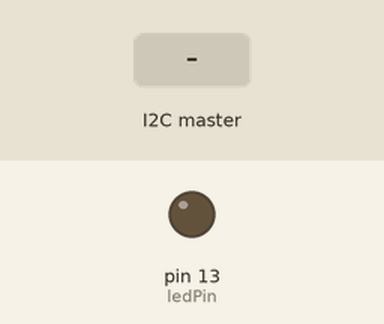
This sketch was run on a simulated Arduino Uno, built with avr-gcc and run on an emulated ATmega328P. Parts: output pins drawn as LEDs (lit = HIGH). Inputs (shaded band) come from the test bench. What the sketch prints to the serial monitor is not drawn.

Above: at 1.2 s.
1.3 s: the I2C master sends the byte 1
At 2.5 s:
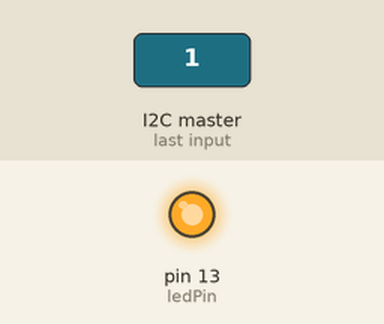
2.8 s: the I2C master sends the byte 0
At 3.8 s:
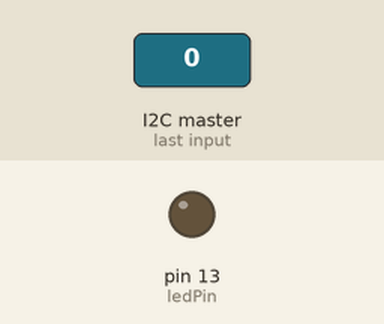
Timing chart, 0 to 5.8 s (numbered marks = the images above; inputs shaded):
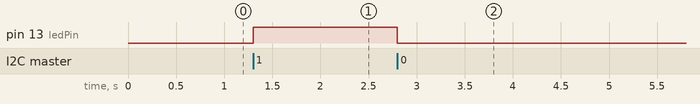

Measured:
- after the input at 1.3 s, pin 13 (ledPin): LOW → HIGH at once
- after the input at 2.8 s, pin 13 (ledPin): HIGH → LOW at once

The sketch:

Rpi_Ar_I2C.ino
```cpp
#include <Wire.h>
#define add 0x04
char c;
int flag;

const int ledPin = 13; // onboard LED

static_assert(LOW == 0, "Expecting LOW to be 0");

void setup() {
  Wire.begin(add);                // join i2c bus with address #8
  Wire.onReceive(receiveEvent); // register event
  pinMode(ledPin, OUTPUT);
  digitalWrite(ledPin, LOW); // turn it off
  Wire.onRequest(sendData);
  Serial.begin(9600);

}

void loop() {
  delay(100);
}

// function that executes whenever data is received from master
void receiveEvent(int bytes) {
  while (Wire.available()) { // loop through all but the last
    c = Wire.read(); // receive byte as a character
    Serial.print(c);
    //digitalWrite(ledPin, c);
    if(c==1)
    {
    digitalWrite(ledPin,HIGH);
    flag = 1;
    }
    else
    if(c==0)
    {
    digitalWrite(ledPin, LOW);
    flag = 0;
    }
  }
}
//when data is requested from the slave
void sendData(){
  Wire.write(flag);
  }
```
